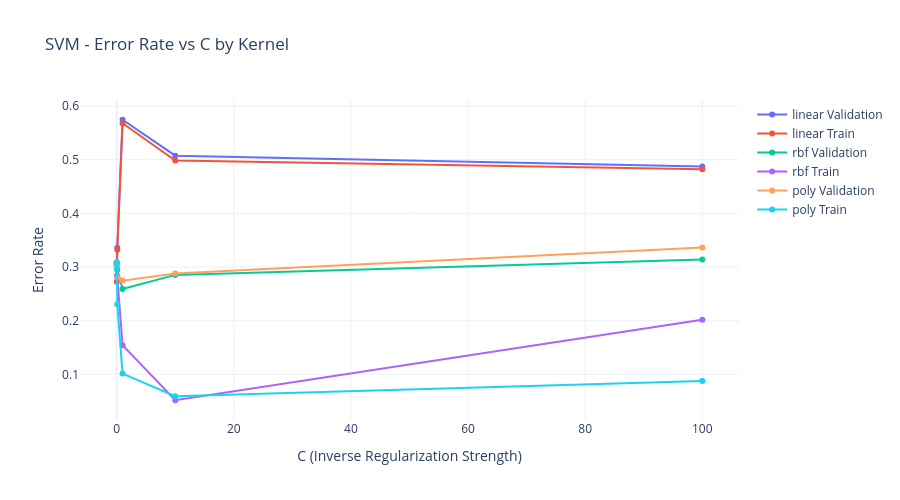

Source (notebook cell):
### Markdown cell above
## **Support Vector Machine (SVM)**

### Code cell
#SVM Hyperparameter Tuning
C_range = [0.001, 0.01, 0.1, 1, 10, 100]
kernel_options = ['linear', 'rbf', 'poly']
svm_results = {}
for kernel in kernel_options:
    train_errors, val_errors = [], []
    print(f"Testing SVM with kernel: {kernel}")
    for C in C_range:
        svm = SVC(kernel=kernel, C=C, max_iter=10000, random_state=42)
        svm.fit(X_train_scaled, y_train)
        train_errors.append(1 - svm.score(X_train_scaled, y_train))
        val_errors.append(1 - svm.score(X_val_scaled, y_val))
        print(f"  C={str(C):<8}  Train Error: {train_errors[-1]:.4f}  Validation Error: {val_errors[-1]:.4f}")
    svm_results[kernel] = {'train': train_errors, 'val': val_errors}

# Plot SVM results
fig = go.Figure()
for kernel in kernel_options:
    fig.add_trace(go.Scatter(x=C_range, y=svm_results[kernel]['val'], mode='lines+markers', name=f'{kernel} Validation'))
    fig.add_trace(go.Scatter(x=C_range, y=svm_results[kernel]['train'], mode='lines+markers', name=f'{kernel} Train'))
fig.update_layout(
    title='SVM - Error Rate vs C by Kernel',
    xaxis_title='C (Inverse Regularization Strength)',
    yaxis_title='Error Rate',
    template='plotly_white',
    height=500
)
fig.show()

# Find best SVM combo
best_svm_kernel, best_svm_C, best_svm_C_idx, best_svm_err = None, None, None, 1.0
for kernel in kernel_options:
    index = svm_results[kernel]['val'].index(min(svm_results[kernel]['val']))
    if svm_results[kernel]['val'][index] < best_svm_err:
        best_svm_err = svm_results[kernel]['val'][index]
        best_svm_kernel = kernel
        best_svm_C_idx = index
        best_svm_C = C_range[index]
print(f"Best SVM combo: Kernel={best_svm_kernel}, C={best_svm_C}")
print(f"Train error: {svm_results[best_svm_kernel]['train'][best_svm_C_idx]:.4f}")
print(f"Validation error: {best_svm_err:.4f}")
svm_best = SVC(kernel=best_svm_kernel, C=best_svm_C, max_iter=10000, random_state=42)
svm_best.fit(X_train_scaled, y_train)
svm_predictions = svm_best.predict(X_test_scaled)
cm_svm = confusion_matrix(y_test, svm_predictions)
acc_svm = accuracy_score(y_test, svm_predictions)
report_svm = classification_report(y_test, svm_predictions, target_names=['Non-Remote', 'Remote'], output_dict=True)
tn_svm, fp_svm, fn_svm, tp_svm = cm_svm.ravel()

fig = go.Figure(data=go.Table(
    header=dict(values=['Metric', 'Non-Remote', 'Remote']),
    cells=dict(values=[
        ['Accuracy', 'Precision', 'Recall', 'F1 Score'],
        [f"{acc_svm:.4f}", f"{report_svm['Non-Remote']['precision']:.4f}", f"{report_svm['Non-Remote']['recall']:.4f}", f"{report_svm['Non-Remote']['f1-score']:.4f}"],
        [f"{acc_svm:.4f}", f"{report_svm['Remote']['precision']:.4f}", f"{report_svm['Remote']['recall']:.4f}", f"{report_svm['Remote']['f1-score']:.4f}"]
    ])
))
fig.update_layout(
    title=f'SVM (Kernel={best_svm_kernel}, C={best_svm_C}) - Classification Report',
    template='plotly_white',
    height=450
)
fig.show()

fig = go.Figure(data=go.Heatmap(
    z=cm_svm,
    x=['Non-Remote', 'Remote'],
    y=['Non-Remote', 'Remote'],
    colorscale='Blues',
    text=cm_svm,
    texttemplate="%{text}",
    hoverongaps=False
))
fig.update_layout(
    title='SVM Confusion Matrix',
    xaxis_title='Predicted Label',
    yaxis_title='True Label',
    template='plotly_white'
)
fig.show()

### Figure 1 — Plotly figure (JSON) as saved in the notebook; plotly's stock layout.template omitted (floating-point values rounded to 4 significant figures)
{"data": [{"mode": "lines+markers", "name": "linear Validation", "type": "scatter", "x": [0.001, 0.01, 0.1, 1, 10, 100], "y": [0.3033, 0.2831, 0.3357, 0.5744, 0.5074, 0.4871]}, {"mode": "lines+markers", "name": "linear Train", "type": "scatter", "x": [0.001, 0.01, 0.1, 1, 10, 100], "y": [0.304, 0.2727, 0.3324, 0.568, 0.4985, 0.4821]}, {"mode": "lines+markers", "name": "rbf Validation", "type": "scatter", "x": [0.001, 0.01, 0.1, 1, 10, 100], "y": [0.3085, 0.3085, 0.2949, 0.2591, 0.2853, 0.3138]}, {"mode": "lines+markers", "name": "rbf Train", "type": "scatter", "x": [0.001, 0.01, 0.1, 1, 10, 100], "y": [0.3085, 0.3085, 0.282, 0.1544, 0.05174, 0.2016]}, {"mode": "lines+markers", "name": "poly Validation", "type": "scatter", "x": [0.001, 0.01, 0.1, 1, 10, 100], "y": [0.3084, 0.3038, 0.2811, 0.2746, 0.2881, 0.3363]}, {"mode": "lines+markers", "name": "poly Train", "type": "scatter", "x": [0.001, 0.01, 0.1, 1, 10, 100], "y": [0.3082, 0.2965, 0.2307, 0.1015, 0.05926, 0.08748]}], "layout": {"height": 500, "title": {"text": "SVM - Error Rate vs C by Kernel"}, "xaxis": {"title": {"text": "C (Inverse Regularization Strength)"}}, "yaxis": {"title": {"text": "Error Rate"}}}}
